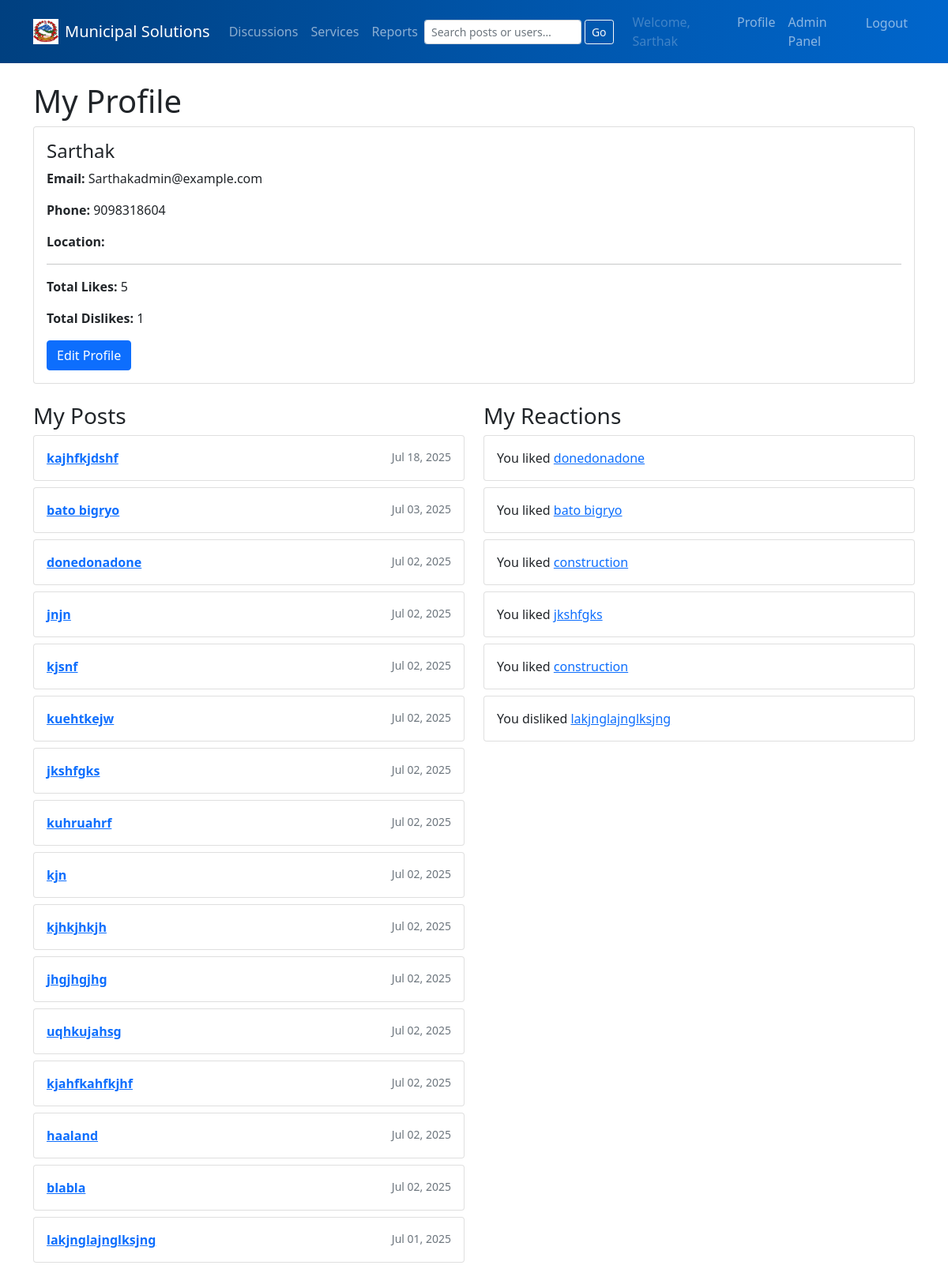
Page /accounts/profile/ (signed in) on the committed database.
### accounts/models.py (models this page shows, shortened)
class CustomUser(AbstractUser):
    is_admin     = models.BooleanField(default=False)
    phone_number = models.CharField(max_length=20, blank=True)
    address      = models.TextField(blank=True)
    email        = models.EmailField(unique=True)

### services/models.py (models this page shows, shortened)
class DiscussionPost(models.Model):
    CATEGORY_TAX          = 'tax'
    CATEGORY_CONSTRUCTION = 'construction'
    CATEGORY_HEALTH       = 'health'
    CATEGORY_CHOICES = [
        (CATEGORY_TAX,          'Tax'),
        (CATEGORY_CONSTRUCTION, 'Construction'),
        (CATEGORY_HEALTH,       'Health'),
    ]
    author     = models.ForeignKey(CustomUser, on_delete=models.CASCADE)
    title      = models.CharField(max_length=200)
    content    = models.TextField()
    image      = models.ImageField(upload_to='discussion_images/', blank=True, null=True)
    location   = models.CharField(max_length=100, blank=True, null=True)
    category   = models.CharField(
        max_length=20,
        choices=CATEGORY_CHOICES,
        default=CATEGORY_TAX,
        help_text="Select one: Tax, Construction or Health"
    )
    created_at = models.DateTimeField(auto_now_add=True)
    updated_at = models.DateTimeField(auto_now=True)
    likes      = models.PositiveIntegerField(default=0)
    dislikes   = models.PositiveIntegerField(default=0)

class PostReaction(models.Model):
    LIKE = 'like'
    DISLIKE = 'dislike'
    VOTE_CHOICES = [
        (LIKE, 'Like'),
        (DISLIKE, 'Dislike'),
    ]
    user     = models.ForeignKey(settings.AUTH_USER_MODEL, on_delete=models.CASCADE)
    post     = models.ForeignKey(DiscussionPost, on_delete=models.CASCADE)
    reaction = models.CharField(max_length=7, choices=VOTE_CHOICES)
    class Meta:
        unique_together = ('user', 'post')

### accounts/views.py (the view)
# urls.py: path('profile/', views.profile, name='profile'),
@login_required
def profile(request):
    user = request.user
    posts = DiscussionPost.objects.filter(author=user).order_by('-created_at')
    reactions = PostReaction.objects.filter(user=user).order_by('-id')
    likes_count = reactions.filter(reaction='like').count()
    dislikes_count = reactions.filter(reaction='dislike').count()
    return render(request, 'accounts/profile.html', {
        'posts': posts,
        'reactions': reactions,
        'likes_count': likes_count,
        'dislikes_count': dislikes_count,
    })

### templates/accounts/profile.html
{% extends 'base.html' %}
{% block content %}
  <h1>My Profile</h1>
  <div class="card mb-4">
    <div class="card-body">
      <h4>{{ user.username }}</h4>
      <p><strong>Email:</strong> {{ user.email }}</p>
      <p><strong>Phone:</strong> {{ user.phone_number }}</p>
      <p><strong>Location:</strong> {{ user.profile.location }}</p>
      <hr>
      <p><strong>Total Likes:</strong> {{ likes_count }}</p>
      <p><strong>Total Dislikes:</strong> {{ dislikes_count }}</p>
      <a href="{% url 'edit_profile' %}" class="btn btn-primary">Edit Profile</a>
    </div>
  </div>
  <div class="row">
    <div class="col-md-6">
      <h3>My Posts</h3>
      {% for post in posts %}
        <div class="card mb-2">
          <div class="card-body">
            <a href="{% url 'post_detail' post.id %}">
              <strong>{{ post.title }}</strong>
            </a>
            <span class="float-end text-muted small">
              {{ post.created_at|date:"M d, Y" }}
            </span>
          </div>
        </div>
      {% empty %}
        <p>No posts yet.</p>
      {% endfor %}
    </div>
    <div class="col-md-6">
      <h3>My Reactions</h3>
      {% for r in reactions %}
        <div class="card mb-2">
          <div class="card-body">
            You {{ r.reaction }}d
            <a href="{% url 'post_detail' r.post.id %}">{{ r.post.title }}</a>
          </div>
        </div>
      {% empty %}
        <p>No likes/dislikes yet.</p>
      {% endfor %}
    </div>
  </div>
{% endblock %}

### templates/base.html (shortened to what this page needs)
{% load static %}
<!DOCTYPE html>
<html>
<head>
    <link href="{% static 'css/style.css' %}" rel="stylesheet">
    <link href="https://cdn.jsdelivr.net/npm/bootstrap@5.1.3/dist/css/bootstrap.min.css"
          rel="stylesheet">
</head>
<body>
<nav class="navbar navbar-expand-lg navbar-dark">
  <div class="container">
    <a class="navbar-brand d-flex align-items-center" href="{% url 'home' %}">
      <img src="{% static 'css/img/ms_logo.jpeg' %}"
           alt="MS logo"
           height="32"
           class="me-2">
      Municipal Solutions
    </a>
    <div class="collapse navbar-collapse" id="mainNav">
      <ul class="navbar-nav me-auto mb-2 mb-lg-0">
        <li class="nav-item">
          <a class="nav-link" href="{% url 'discussions' %}">Discussions</a>
        </li>
        <li class="nav-item">
          <a class="nav-link" href="{% url 'service_page' %}">Services</a>
        </li>
        <li class="nav-item">
          <a class="nav-link" href="{% url 'reports' %}">Reports</a>
        </li>
      </ul>
      <form class="d-flex me-3" action="{% url 'search' %}" method="get">
      <input
        class="form-control form-control-sm"
        type="search"
        name="q"
        placeholder="Search posts or users…"
        value="{{ request.GET.q|default_if_none:'' }}"
      >
      <button class="btn btn-sm btn-outline-light ms-1" type="submit">Go</button>
      </form>
      <ul class="navbar-nav mb-2 mb-lg-0">
        {% if user.is_authenticated %}
          <li class="nav-item">
            <span class="nav-link disabled">Welcome, {{ user.username }}</span>
          </li>
          <li class="nav-item">
            <a class="nav-link" href="{% url 'profile' %}">Profile</a>
          </li>
          {% if user.is_admin %}
            <li class="nav-item">
              <a class="nav-link" href="{% url 'admin:index' %}">Admin Panel</a>
            </li>
          {% endif %}
          <li class="nav-item">
            <form method="post" action="{% url 'logout' %}">
              <button type="submit" class="nav-link btn btn-link">Logout</button>
            </form>
          </li>
        {% endif %}
      </ul>
    </div>
  </div>
</nav>
<div class="container mt-4">
  {% block content %}{% endblock %}
</div>
</body>
</html>

### static/css/style.css (style rules this page uses)
.navbar { background: linear-gradient(90deg, #004080, #0066cc); }
.navbar-brand img { height: 32px; margin-right: 8px; }
.nav-link { transition: background-color 0.2s, color 0.2s; }

### rows in the picture
CustomUser: username "Sarthak", email "Sarthakadmin@example.com", phone_number "9098318604"
DiscussionPost: title "kajhfkjdshf", created_at "Jul 18, 2025"
DiscussionPost: title "bato bigryo", created_at "Jul 03, 2025"
DiscussionPost: title "donedonadone", created_at "Jul 02, 2025"
DiscussionPost: title "jnjn", created_at "Jul 02, 2025"
DiscussionPost: title "kjsnf", created_at "Jul 02, 2025"
DiscussionPost: title "kuehtkejw", created_at "Jul 02, 2025"
DiscussionPost: title "jkshfgks", created_at "Jul 02, 2025"
DiscussionPost: title "kuhruahrf", created_at "Jul 02, 2025"
DiscussionPost: title "kjn", created_at "Jul 02, 2025"
DiscussionPost: title "kjhkjhkjh", created_at "Jul 02, 2025"
DiscussionPost: title "jhgjhgjhg", created_at "Jul 02, 2025"
DiscussionPost: title "uqhkujahsg", created_at "Jul 02, 2025"
DiscussionPost: title "kjahfkahfkjhf", created_at "Jul 02, 2025"
DiscussionPost: title "haaland", created_at "Jul 02, 2025"
DiscussionPost: title "blabla", created_at "Jul 02, 2025"
DiscussionPost: title "lakjnglajnglksjng", created_at "Jul 01, 2025"
PostReaction: reaction "like", post "donedonadone"
PostReaction: reaction "like", post "bato bigryo"
PostReaction: reaction "like", post "construction"
PostReaction: reaction "like", post "jkshfgks"
PostReaction: reaction "like", post "construction"
PostReaction: reaction "dislike", post "lakjnglajnglksjng"

### other values in the picture
{{ likes_count }} "5"
{{ dislikes_count }} "1"
